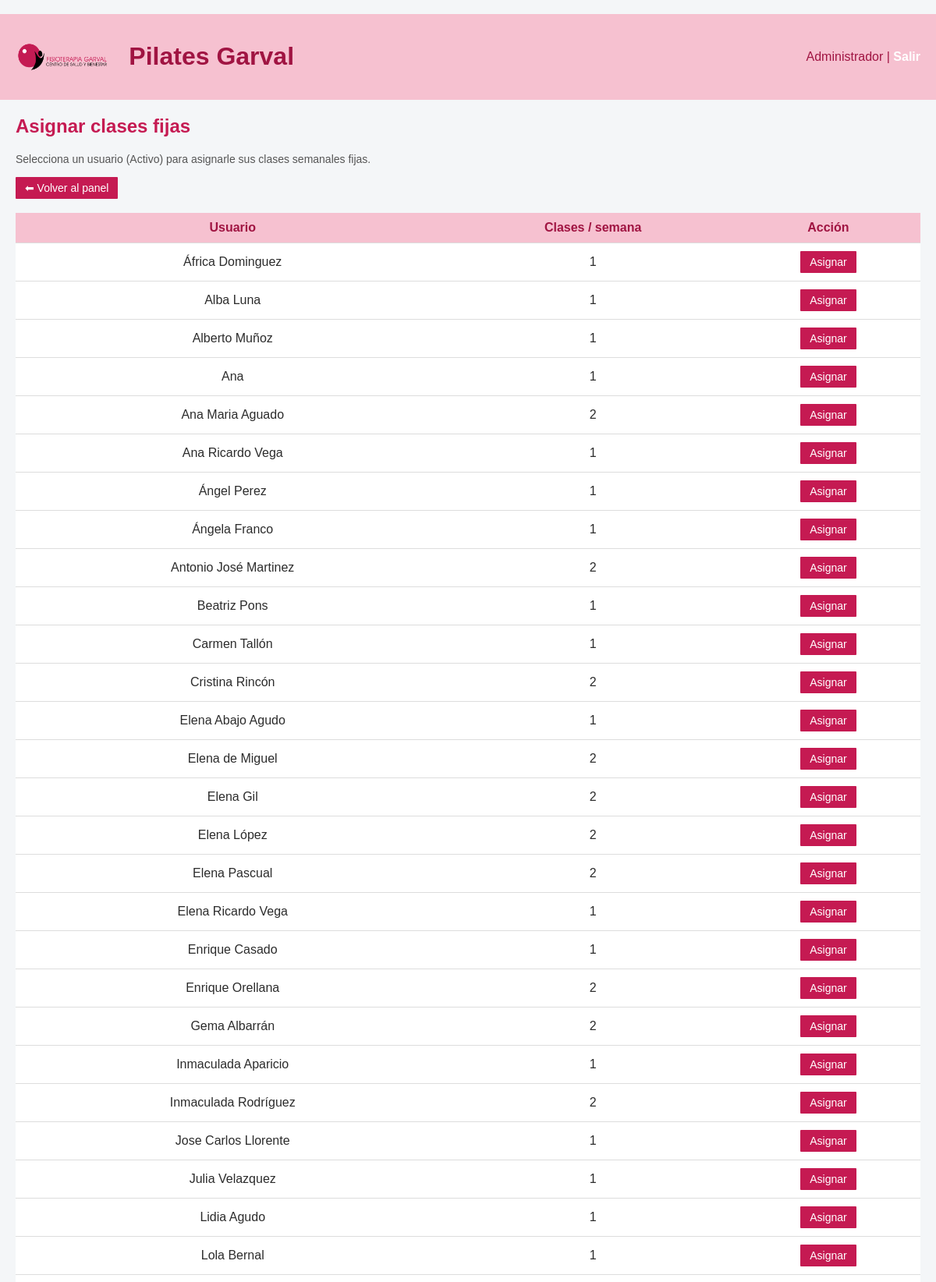
Page /admin/asignaciones (signed in, upper part) on the committed database.
### tables this page shows
CREATE TABLE "usuarios" (
	"id"	INTEGER,
	"nombre"	TEXT,
	"email"	TEXT,
	"rol"	TEXT,
	"clases_semana"	INTEGER,
	"password"	TEXT,
	"desactivo"	INTEGER,
	PRIMARY KEY("id" AUTOINCREMENT)
);

### app.py (the view)
@app.route("/admin/asignaciones")
@login_required
@role_required("admin")
def admin_asignaciones():
    if "rol" not in session or session["rol"] != "admin":
        abort(403)
    usuarios = obtener_usuarios()
    return render_template("asignaciones.html", usuarios=usuarios)

### auth.py (called while the page is built)
def login_required(f):
    @wraps(f)
    def wrapper(*args, **kwargs):
        if not session.get("user_id"):
            return redirect(url_for("login", next=request.path))
        return f(*args, **kwargs)
    return wrapper

def role_required(*roles):
    def deco(f):
        @wraps(f)
        def wrapper(*args, **kwargs):
            if not session.get("user_id"):
                return redirect(url_for("login", next=request.path))
            if session.get("rol") not in roles:
                abort(403)
            return f(*args, **kwargs)
        return wrapper
    return deco

### db.py (called while the page is built)
def _normalize_es(s: str) -> str:
    if s is None:
        return ""
    s = unicodedata.normalize("NFD", str(s))
    s = "".join(ch for ch in s if unicodedata.category(ch) != "Mn")
    return s.lower()

def _collate_es(a, b) -> int:
    na = _normalize_es(a)
    nb = _normalize_es(b)
    return (na > nb) - (na < nb)

def conectar():
    conn = sqlite3.connect(DB_PATH)
    conn.row_factory = sqlite3.Row
    conn.create_collation("ES", _collate_es)
    return conn

### usuarios.py (called while the page is built)
def obtener_usuarios():
    conn = conectar()
    c = conn.cursor()
    usuarios = c.execute("""
        SELECT id, nombre, clases_semana
        FROM usuarios
        WHERE rol = 'usuario' and desactivo = 0
        ORDER BY nombre COLLATE ES
    """).fetchall()
    conn.close()
    return usuarios

### templates/asignaciones.html (shortened to what this page needs)
﻿{% extends "base.html" %}
{% block content %}
<h2>Asignar clases fijas</h2>
<p class="info-clases">
    Selecciona un usuario (Activo) para asignarle sus clases semanales fijas.
</p>
<a href="/pilates/admin" class="boton boton-secundario">⬅ Volver al panel</a>
<br />
<br />
{% if usuarios %}
<table>
    <thead>
        <tr>
            <th>Usuario</th>
            <th>Clases / semana</th>
            <th>Acción</th>
        </tr>
    </thead>
    <tbody>
        {% for u in usuarios %}
        <tr>
            <td>{{ u[1] }}</td>
            <td>{{ u[2] }}</td>
            <td class="acciones">
                <a class="boton"
                   href="/pilates/admin/asignaciones/{{ u[0] }}">
                    Asignar
                </a>
            </td>
        </tr>
        {% endfor %}
    </tbody>
</table>
{% else %}
<p>No hay usuarios disponibles.</p>
{% endif %}
{% endblock %}

### static/estilo.css (style rules this page uses)
:root { --primary: #c51a52; --primary-dark: #a01442; --primary-light: #f6c1d0; --bg: #f4f6f8; --text: #2c2c2c; }
body { font-family: Arial, sans-serif; margin: 0; background: var(--bg); color: var(--text); }
h2, h3 { color: var(--primary); margin-top: 0; }
table { width: 100%; border-collapse: collapse; background: white; margin-bottom: 25px; }
th, td { padding: 10px 12px; border-bottom: 1px solid #ddd; vertical-align: middle; text-align: center; }
th { background: var(--primary-light); color: var(--primary-dark); font-weight: bold; }
td.acciones { text-align: center; white-space: nowrap; }
a.boton, button { background: var(--primary); color: white; padding: 6px 12px; border-radius: 1px; text-decoration: none; font-size: 14px; display: inline-block; }
.boton-secundario { background: #ddd; color: #333; padding: 10px 14px; border-radius: 4px; text-decoration: none; text-align: center; }
td:last-child { text-transform: capitalize; }
.info-clases { margin-top: 5px; margin-bottom: 15px; color: #555; font-size: 14px; }

### rows in the picture
usuarios: nombre "África Dominguez", clases_semana "1"
usuarios: nombre "Alba Luna", clases_semana "1"
usuarios: nombre "Alberto Muñoz", clases_semana "1"
usuarios: nombre "Ana", clases_semana "1"
usuarios: nombre "Ana Maria Aguado", clases_semana "2"
usuarios: nombre "Ana Ricardo Vega", clases_semana "1"
usuarios: nombre "Ángel Perez", clases_semana "1"
usuarios: nombre "Ángela Franco", clases_semana "1"
usuarios: nombre "Antonio José Martinez", clases_semana "2"
usuarios: nombre "Beatriz Pons", clases_semana "1"
usuarios: nombre "Carmen Tallón", clases_semana "1"
usuarios: nombre "Cristina Rincón", clases_semana "2"
usuarios: nombre "Elena Abajo Agudo", clases_semana "1"
usuarios: nombre "Elena de Miguel", clases_semana "2"
usuarios: nombre "Elena Gil", clases_semana "2"
usuarios: nombre "Elena López", clases_semana "2"
usuarios: nombre "Elena Pascual", clases_semana "2"
usuarios: nombre "Elena Ricardo Vega", clases_semana "1"
usuarios: nombre "Enrique Casado", clases_semana "1"
usuarios: nombre "Enrique Orellana", clases_semana "2"
usuarios: nombre "Gema Albarrán", clases_semana "2"
usuarios: nombre "Inmaculada Aparicio", clases_semana "1"
usuarios: nombre "Inmaculada Rodríguez", clases_semana "2"
usuarios: nombre "Jose Carlos Llorente", clases_semana "1"
usuarios: nombre "Julia Velazquez", clases_semana "1"
usuarios: nombre "Lidia Agudo", clases_semana "1"
usuarios: nombre "Lola Bernal", clases_semana "1"

### other values in the picture
{{ session.nombre }} "Administrador"
